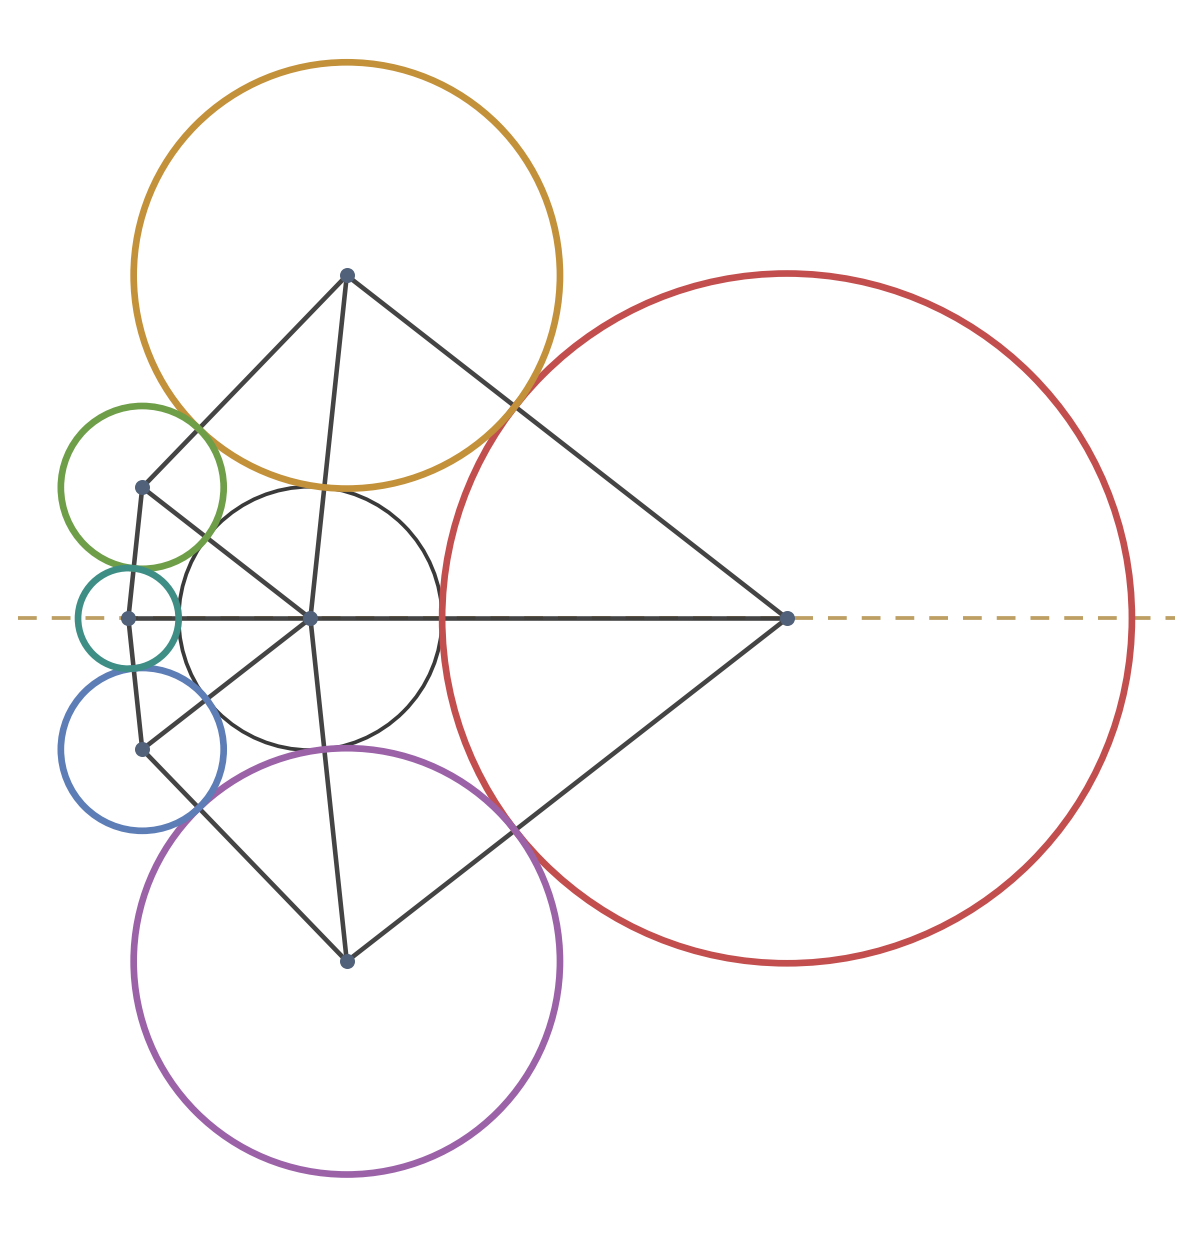

The script that saved this image:
"""fig02_golden_flower.py — Figure: the golden flower, A = phi^2, B = phi.

Purpose (Section 2.1): the golden member of the quadratic family. Improvement
over the original plot: a dashed horizontal line marks the symmetry axis, so
the mirror symmetry asserted by Theorem 4.1 is literally visible; the equal
shapes of the six cell triangles (Theorem 3.4) show in the slate center graph.
"""
import doylefig as D

B = D.PHI
A = B * B
cen, rad = D.build_config(A, B, 1)

fig, ax = D.new_axes((5.6, 5.2))
xs, ys = D.circle_extent(cen, rad)
ax.axhline(0, color=D.GOLD, lw=0.9, ls=(0, (5, 4)), alpha=0.65, zorder=1)
D.draw_circles(ax, cen, rad, petal_hues=True)
D.draw_grid(ax, cen, by_direction=False, lw=1.1)
for z in cen.values():
    ax.plot(z.real, z.imag, "o", ms=2.6, color=D.SLATE, zorder=4)
D.fit_view(ax, xs, ys)
D.save(fig, "fig02_golden_flower")
